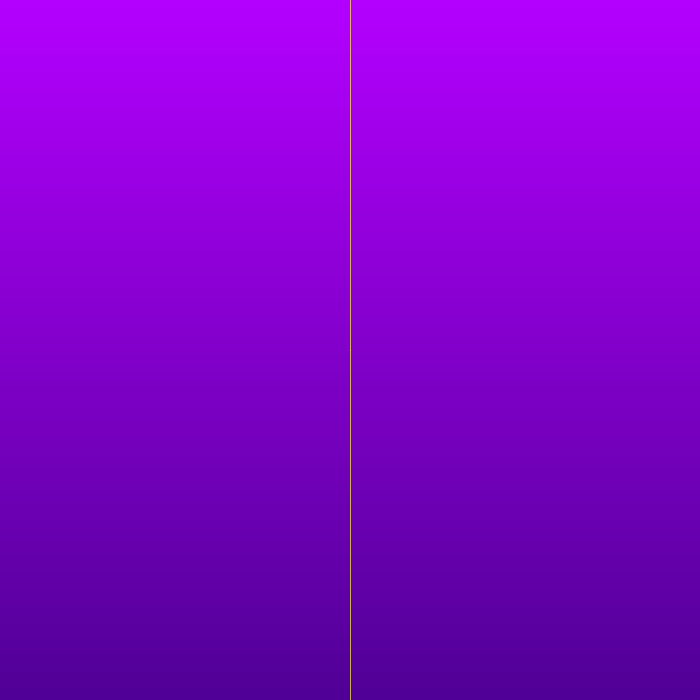
Frame 1 (no input)
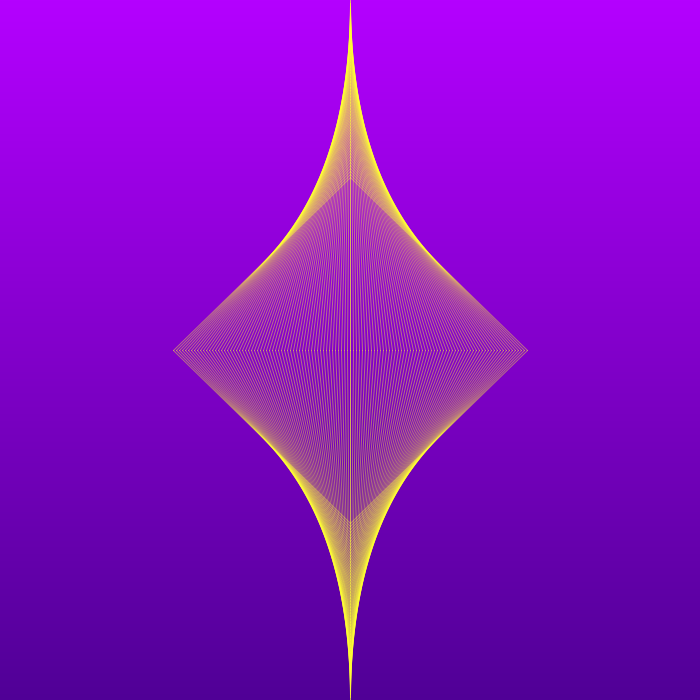
Frame 60 (the mouse pressed at the canvas centre just before this capture)
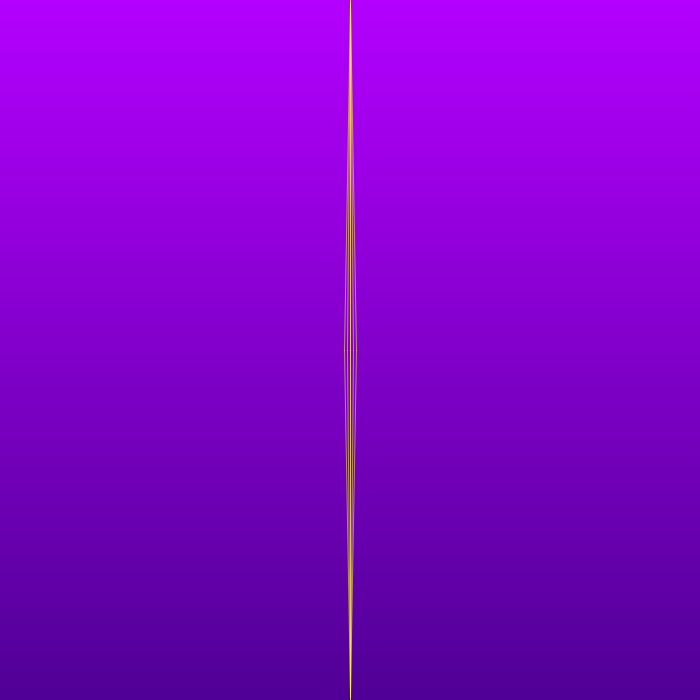
Frame 120 (the mouse held since frame 60 and released just before this capture)

The Processing sketch that drew these frames (run headless with seeded random() and noise(); from frame 60 on, the mouse is pressed at the canvas centre):

// Processing sketch: gaudi_star
// ── gaudi_star.pde
// global variables I define:

int cx, cy; //center x , center y 
int step;   // speed, how many pixels the point moves each frame
int leftX, rightX;
int topY, bottomY;
int strokeAlpha;

void setup() {
  size(700, 700);
  frameRate(30);
  smooth(8);
  cx = width / 2;
  cy = height / 2;
  restart();         //restart is defined at the bottom, restart here to set the points before we draw
} 

void draw() {          // this is the steps it follows to build each star, and then restarts
  drawArms();
  advance();
  if (topY >= cy) {
    restart();
  }
}

void drawArms() {                           // this is where I define the draw amrs step
  stroke(255, 255, 50, strokeAlpha);
  strokeWeight(1);
  line(leftX, cy, cx, topY);
  line(rightX, cy, cx, topY);
  line(leftX, cy, cx, bottomY);
  line(rightX, cy, cx, bottomY);
}

void advance() {              // this is where I define the advance step
  leftX  -= step;
  rightX += step;
  topY   += step;
  bottomY -= step;
}

void restart() {
  background(0);        // ← clears everything completely first
  strokeAlpha = int(random(60, 140));
  noStroke();
  for (int y = 0; y < height; y++) {      //making an ombre background
    float r = map(y, 0, height, 180, 80);
    float b = map(y, 0, height, 255, 150);
    fill(r, 0, b);
    rect(0, y, width, 1);      // filled rectangle, 1px tall, full width
  }
  step = int(random(1, 10));
  leftX   = cx;
  rightX  = cx;
  topY    = 0;
  bottomY = height;
}
